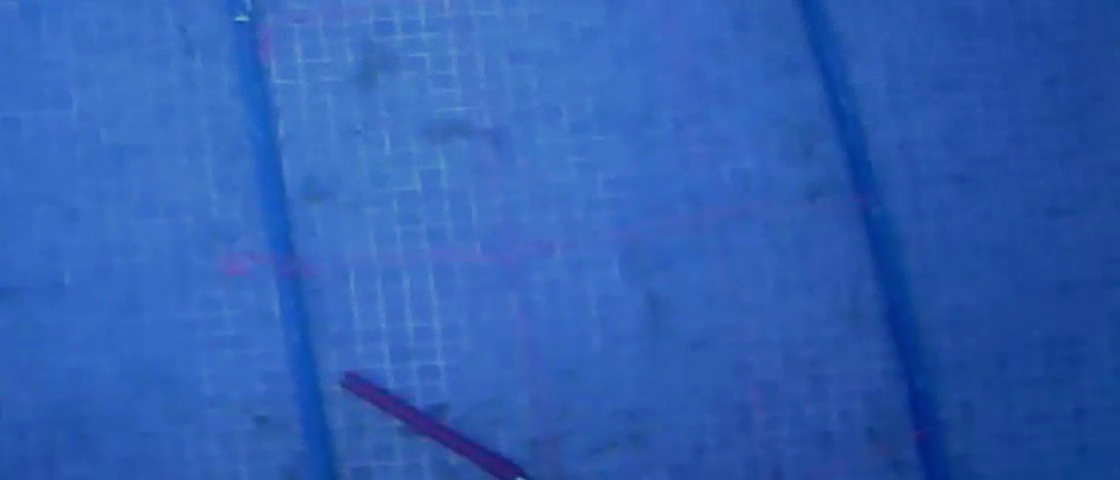
#> input picture frame 39 of prueba1.mp4, 1120 x 480 px
$ python Agent1Test.py
#> lines starting #> are read from the running program, lines starting #| are printed output that depends on the picture; after the words box and inside, x2 and y2 are one past the last pixel; in counts of white or black regions, pixels touching at a corner belong together; long printed decimals are rounded
#> further down, frame is the input picture: shape (480, 1120, 3); mean B, G, R 178.8, 94.7, 47.4
import cv2 as cv
import numpy as np
import math


throttle = roll = pitch = yaw = 0

def Start(frame):
    global throttle, roll, pitch, yaw
    #frame = cv.imread('./test_line1.png')  #Single image, already cropped
    frame = cv.GaussianBlur(frame,(5,5),0)
    #hsvImg = cv.cvtColor(frame, cv.COLOR_BGR2HSV)
    hsvImg = frame
    cv.imshow("HSV Image",hsvImg)
    hsvImg = hsvImg[:,:,2]
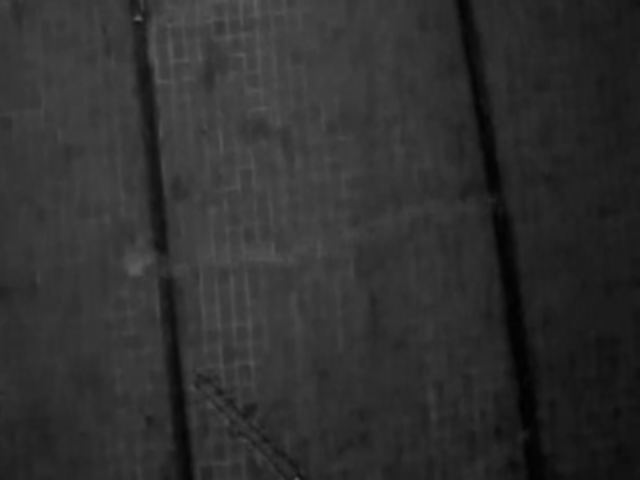
#> hsvImg: shape (480, 640); min 1, max 93, mean 47.4

    cv.imshow("one channel",hsvImg)


    hsvImg = cv.applyColorMap(hsvImg, cv.COLORMAP_OCEAN)
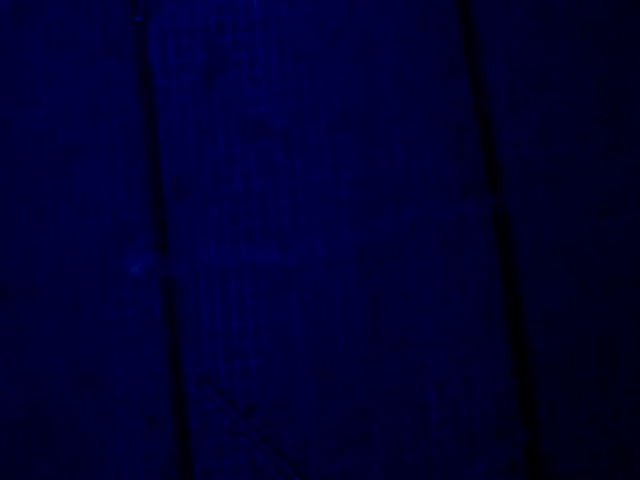
#> hsvImg: shape (480, 640, 3); mean B, G, R 47.4, 0, 0
    cv.imshow("ocean c1",hsvImg)
    hsvImg = cv.applyColorMap(hsvImg, cv.COLORMAP_HSV)
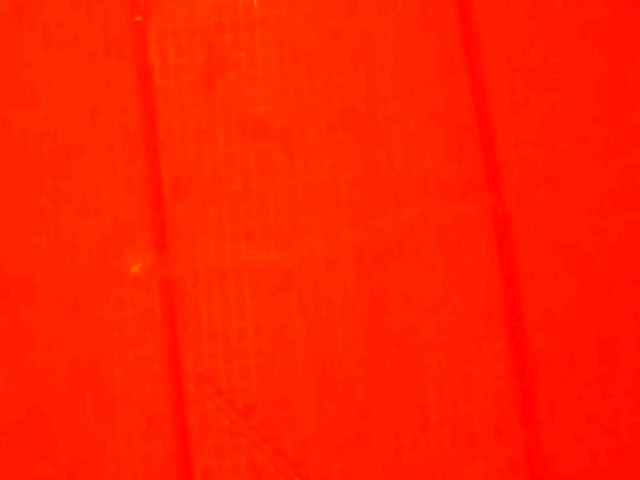
#> hsvImg: shape (480, 640, 3); mean B, G, R 0, 32.3, 255
    #hsvImg = cv.cvtColor(hsvImg, cv.COLOR_BGR2HSV)

    cv.imshow("ocean colormap",hsvImg)
    #hsvImg = cv.cvtColor(hsvImg, cv.COLOR_BGR2HSV)
    #cv.imshow("color for mask",hsvImg)

    color_low = np.array([0,40,0], np.uint8)
    color_high = np.array([180,50,255], np.uint8)
    result = cv.inRange(hsvImg, color_low,color_high)
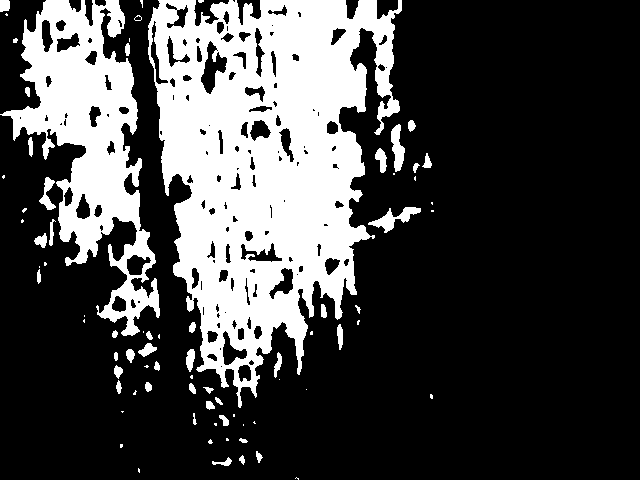
#> result: shape (480, 640); 27.2% white; 78 white regions (36 under 20 px), largest, box (x1, y1, x2, y2) and area: (148, 0, 402, 408) 58841, (0, 0, 160, 336) 20792, (368, 207, 421, 233) 488
    cv.imshow("first mask",result)

    kernel = np.ones((3,3), np.uint8)
    result = cv.dilate(result, kernel, iterations=4)
#> result: shape (480, 640); 39.4% white; 24 white regions, largest, box (x1, y1, x2, y2) and area: (130, 0, 425, 430) 81281, (0, 0, 164, 398) 34829, (208, 451, 249, 470) 606
    cv.imshow("dilate",hsvImg)

    edged = cv.Canny(result,threshold1=0, threshold2=0)
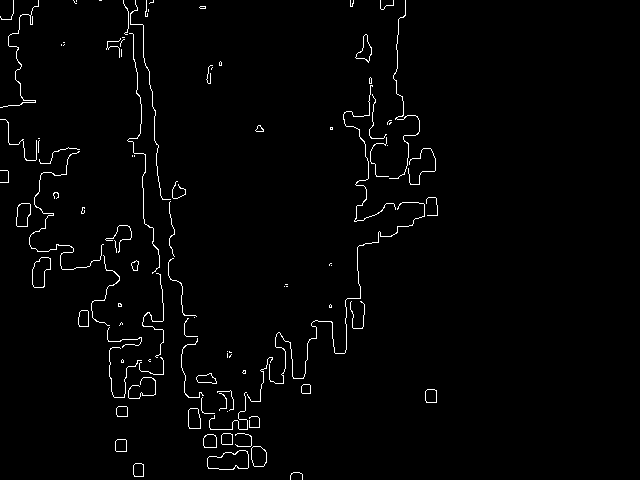
#> edged: shape (480, 640); 1.7% white in thin lines or dots, all inside (x1, y1, x2, y2) = (0, 0, 438, 480)
    cv.imshow("Edged",edged)

    lines = cv.HoughLines(edged, rho=1, theta=np.pi/180, threshold=50, lines=None,srn=0,stn=0)
#> lines = 47 rows, first 8: [143, 0], [-121, 2.95], [-135, 2.98], [-136, 3.02], [-127, 3.04], [-150, 3.11], [-124, 2.97], [145, 0.0524]
    line1 = None
    line2 = None
    if lines is not None:
        if len(lines) >= 2:
            new_lines = []
            x_line1 = None
            for i, line in enumerate(lines):
                if i == 0:
                    rho = lines[i][0][0]
                    theta = lines[i][0][1]
                    a = math.cos(theta)
                    x_line1 = int(a * rho)
                    new_lines.append(line)
                else:
                    rho = lines[i][0][0]
                    theta = lines[i][0][1]
                    a = math.cos(theta)
                    x_line = int(a * rho)
                    if x_line > x_line1+50:
                        new_lines.append(line)
                        break
#> this loop made 20 passes
#> (rho, theta, a, x_line) on passes 2 to 13: (-121, 2.95, -0.982, 118), (-135, 2.98, -0.988, 133), (-136, 3.02, -0.993, 134), (-127, 3.04, -0.995, 126), (-150, 3.11, -0.999, 149), (-124, 2.97, -0.985, 122), (145, 0.0524, 0.999, 144), (-145, 3.09, -0.999, 144), (-139, 3.04, -0.995, 138), (-125, 3.02, -0.993, 124), (-129, 3.07, -0.998, 128), (-138, 3.02, -0.993, 136)
#> (rho, theta, a, x_line1) on pass 1: (143, 0, 1, 143)
#> after the loop, new_lines = [[[143, 0]], [[379, 0.0698]]]
            lines = new_lines
#> lines = [[[143, 0]], [[379, 0.0698]]]

        for i,line in enumerate(lines):
            rho = lines[i][0][0]
            theta = lines[i][0][1]
            #print(f"lines: {len(lines)}  {rho}  {theta}")
            a = math.cos(theta)
            b = math.sin(theta)
            angle = -(np.degrees(theta)-90)
            if angle < 0:
                angle = 90 + (90 + angle)
            print(f"angle: {angle}")
            if angle > 45 and angle < 135:
                x0 = a * rho
                y0 = b * rho
                pt1 = (int(x0 + 1000*(-b)), int(y0 + 1000*(a)))
                pt2 = (int(x0 - 1000*(-b)), int(y0 - 1000*(a)))
                cv.line(frame, pt1, pt2, (0,0,255), 3, cv.LINE_AA)
                center = (int(x0),int(y0)+int(np.shape(frame)[0]/2))
                if i == 0:
                    line1 = (center, angle)
                elif i == 1:
                    line2 = (center, angle)
                #print(f"{(int(x0), int(y0)+int(np.shape(frame)[0]/2))}")
                cv.circle(frame,center,5,(255,255,255),4)
#> this loop made 2 passes
#> (rho, theta, a, b, angle, x0, y0, pt1) on pass 1: (143, 0, 1, 0, 90, 143, 0, (143, 1000))
#> (rho, theta, a, b, angle, x0, y0, pt1) on pass 2: (379, 0.0698, 0.998, 0.0698, 86, 378.1, 26.44, (308, 1024))
#| angle: 90.0
#| angle: 86.000
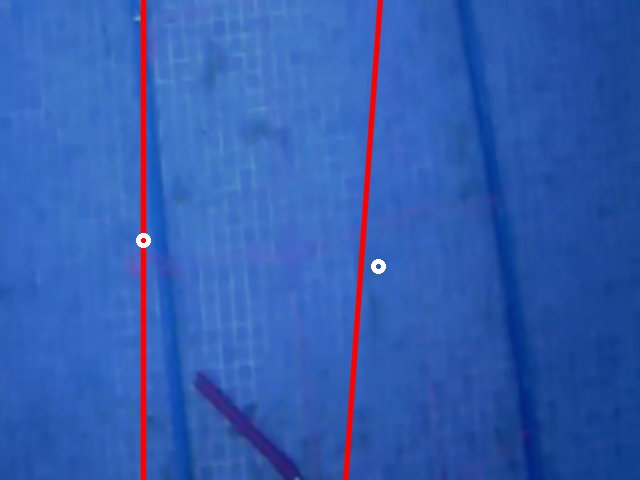
#> frame: shape (480, 640, 3); mean of channels 0, 1, 2 175.8, 93.2, 51; drawn as B, G, R
        if line1 != None and line2 != None:
                yaw = int((line1[1] + line2[1])/2) #target is 90°
#> yaw = 88
                #pitch = 100 #constant slow
                roll = 0
                throttle = 0

                if line2[0][0] > line1[0][0]:
                    roll = int(line1[0][0] + ((line2[0][0] - line1[0][0])/2))
#> roll = 260
                    throttle = (line2[0][0] - line1[0][0])
#> throttle = 235

                else:
                    roll = int(line2[0][0] + ((line1[0][0] - line2[0][0])/2))
                    throttle = (line1[0][0] - line2[0][0])

                cv.circle(frame, (roll, 200), 5, (0,255,255),4)
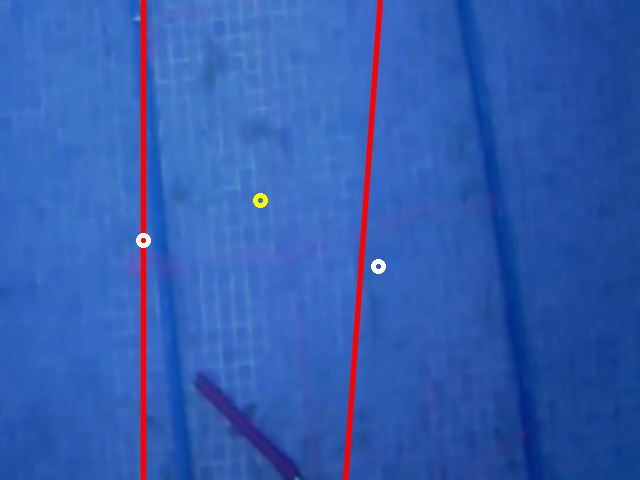
#> frame: shape (480, 640, 3); 0.05% of pixels changed, all inside (x1, y1, x2, y2) = (253, 193, 268, 208); drawn as B, G, R


        elif line1 != None:
            yaw = line1[1] #target is 90°


        print(f" throttle: {throttle}, roll: {roll}, pitch: constant, yaw: {yaw}")
#|  throttle: 235, roll: 260, pitch: constant, yaw: 88

    cv.imshow('lines',frame)
    return throttle, roll, 20, yaw


if __name__ == "__main__":
    cap = cv.VideoCapture("prueba1.mp4")
    #cap = cv.VideoCapture("prueba2.wmv")
    while True:
        if cap.isOpened():
            ret, frame = cap.read()
            frame = cv.resize(frame, (640,480))
            Start(frame)
            if cv.waitKey(25) & 0xFF == ord('q'):
#> (key q is pressed here)
                cap.release()
                break
    cv.destroyAllWindows()

$ run again, starting later in the video
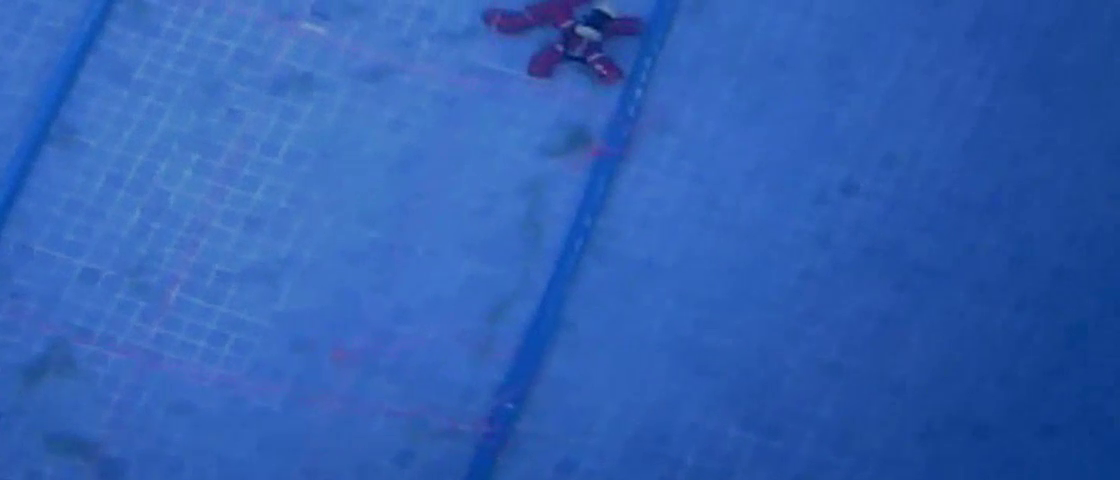
#> input picture frame 175 of prueba1.mp4, 1120 x 480 px
#> frame is the input picture: shape (480, 1120, 3); mean B, G, R 178.4, 95.2, 48.4
#> in Start, `result = cv.inRange(hsvImg, color_low,color_high)`:
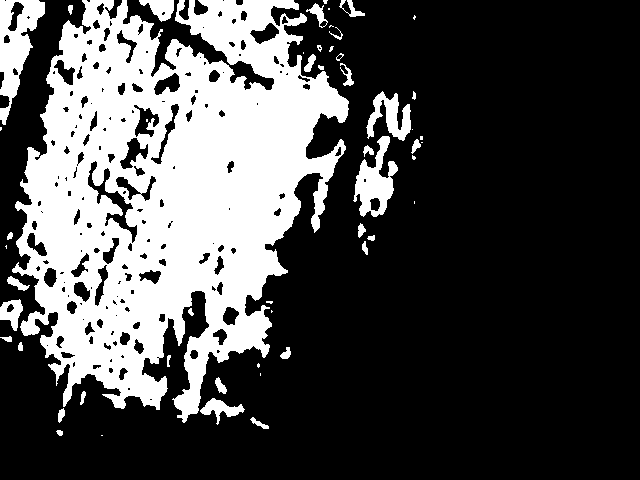
#> result: shape (480, 640); 29.6% white; 53 white regions (19 under 20 px), largest, box (x1, y1, x2, y2) and area: (12, 0, 349, 423) 82106, (0, 0, 45, 125) 2634, (353, 136, 398, 217) 1737
#> edged: shape (480, 640); 1.3% white in thin lines or dots, all inside (x1, y1, x2, y2) = (0, 0, 427, 440)
#> in Start, `lines = cv.HoughLines(edged, rho=1, theta=np.pi/180, threshold=50, lin..`: lines = [[63, 0.262], [339, 0.227], [60, 0.244]]
#> the loop in Start, `for i, line in enumerate(lines):` made 2 passes
#> (rho, theta, a, x_line1) on pass 1: (63, 0.262, 0.966, 60)
#> after the loop in Start, `for i, line in enumerate(lines):`: new_lines = [[[63, 0.262]], [[339, 0.227]]]
#> the loop in Start, `for i,line in enumerate(lines):` made 2 passes
#> (rho, theta, a, b, angle, x0, y0, pt1) on pass 1: (63, 0.262, 0.966, 0.259, 75, 60.85, 16.31, (-197, 982))
#> (printed output is left out)
#> yaw = 76
#> roll = 195
#> throttle = 270
#> in Start, `cv.circle(frame, (roll, 200), 5, (0,255,255),4)`:
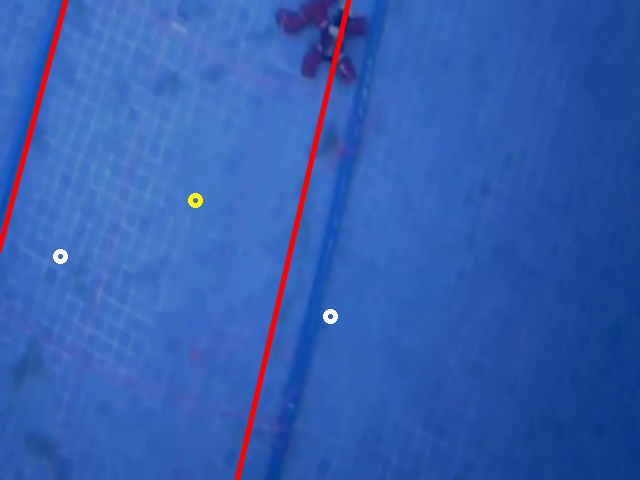
#> frame: shape (480, 640, 3); mean of channels 0, 1, 2 176.1, 94.2, 51.4; drawn as B, G, R
#|  throttle: 270, roll: 195, pitch: constant, yaw: 76

$ run again, starting later in the video
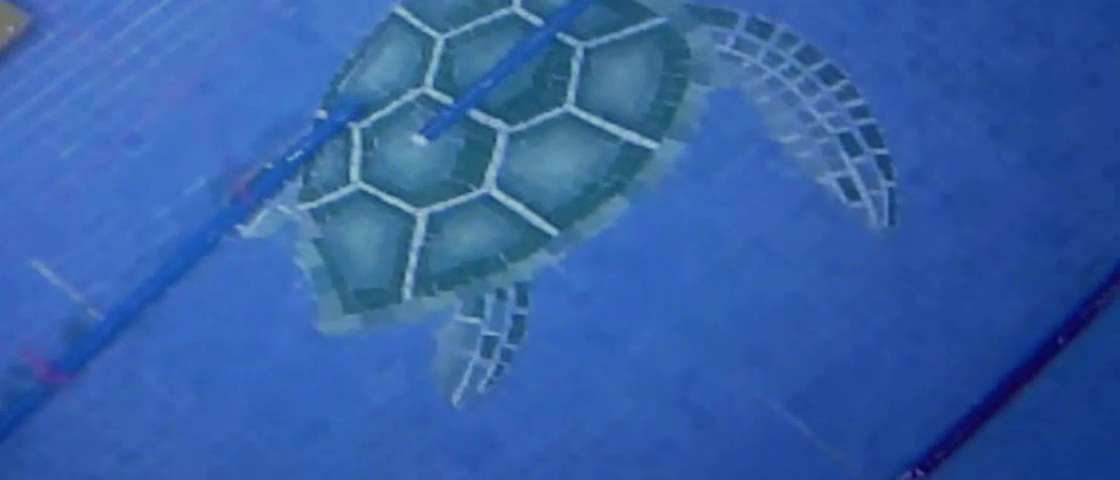
#> input picture frame 312 of prueba1.mp4, 1120 x 480 px
#> frame is the input picture: shape (480, 1120, 3); mean B, G, R 166.7, 96.6, 52.5
#> in Start, `result = cv.inRange(hsvImg, color_low,color_high)`:
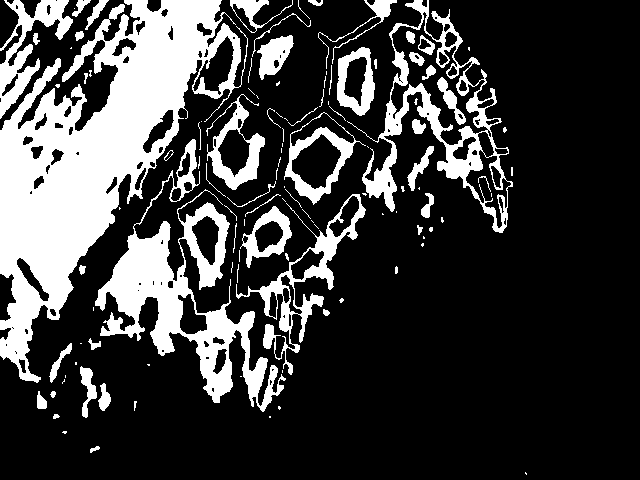
#> result: shape (480, 640); 23.9% white; 115 white regions (59 under 20 px), largest, box (x1, y1, x2, y2) and area: (0, 0, 248, 383) 35345, (95, 139, 286, 412) 12744, (347, 0, 513, 233) 6746
#> edged: shape (480, 640); 2.4% white in thin lines or dots, all inside (x1, y1, x2, y2) = (0, 0, 531, 479)
#> in Start, `lines = cv.HoughLines(edged, rho=1, theta=np.pi/180, threshold=50, lin..`: lines = 61 rows, first 8: [224, 0.506], [264, 0.0175], [228, 0.524], [229, 0.541], [262, 0.785], [269, 0.785], [368, 0.785], [220, 0.489]
#> the loop in Start, `for i, line in enumerate(lines):` made 2 passes
#> (rho, theta, a, x_line1) on pass 1: (224, 0.506, 0.875, 195)
#> after the loop in Start, `for i, line in enumerate(lines):`: new_lines = [[[224, 0.506]], [[264, 0.0175]]]
#> the loop in Start, `for i,line in enumerate(lines):` made 2 passes
#> (rho, theta, a, b, angle, x0, y0, pt1) on pass 1: (224, 0.506, 0.875, 0.485, 61, 195.9, 108.6, (-288, 983))
#> (printed output is left out)
#> yaw = 75
#> roll = 229
#> throttle = 68
#> in Start, `cv.circle(frame, (roll, 200), 5, (0,255,255),4)`:
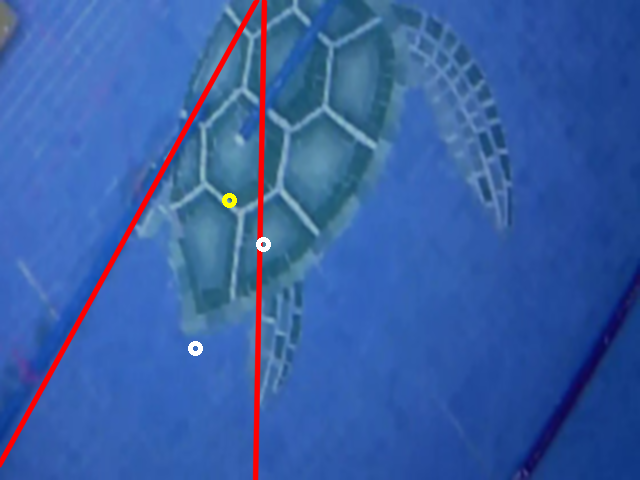
#> frame: shape (480, 640, 3); mean of channels 0, 1, 2 163.9, 95, 56.3; drawn as B, G, R
#|  throttle: 68, roll: 229, pitch: constant, yaw: 75
